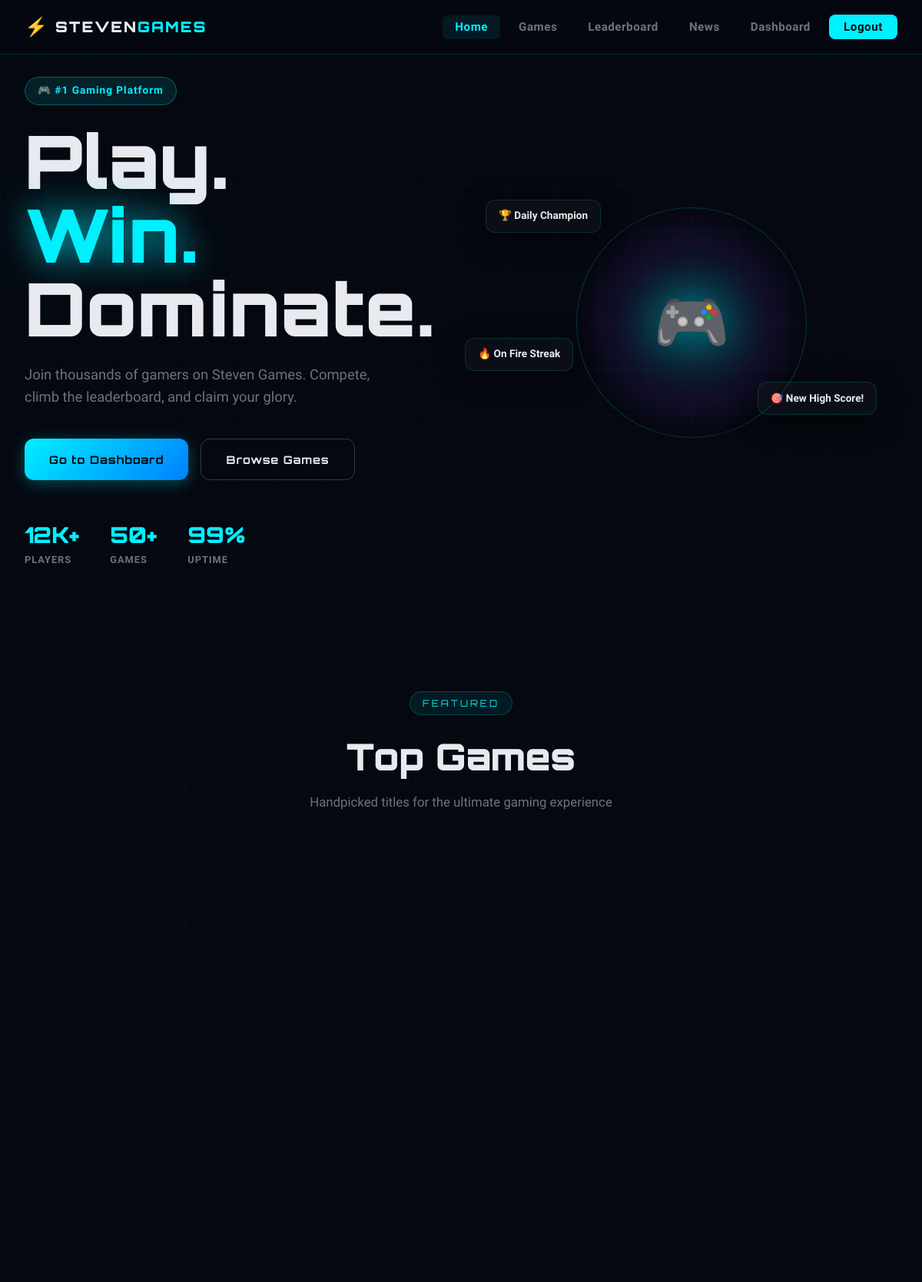
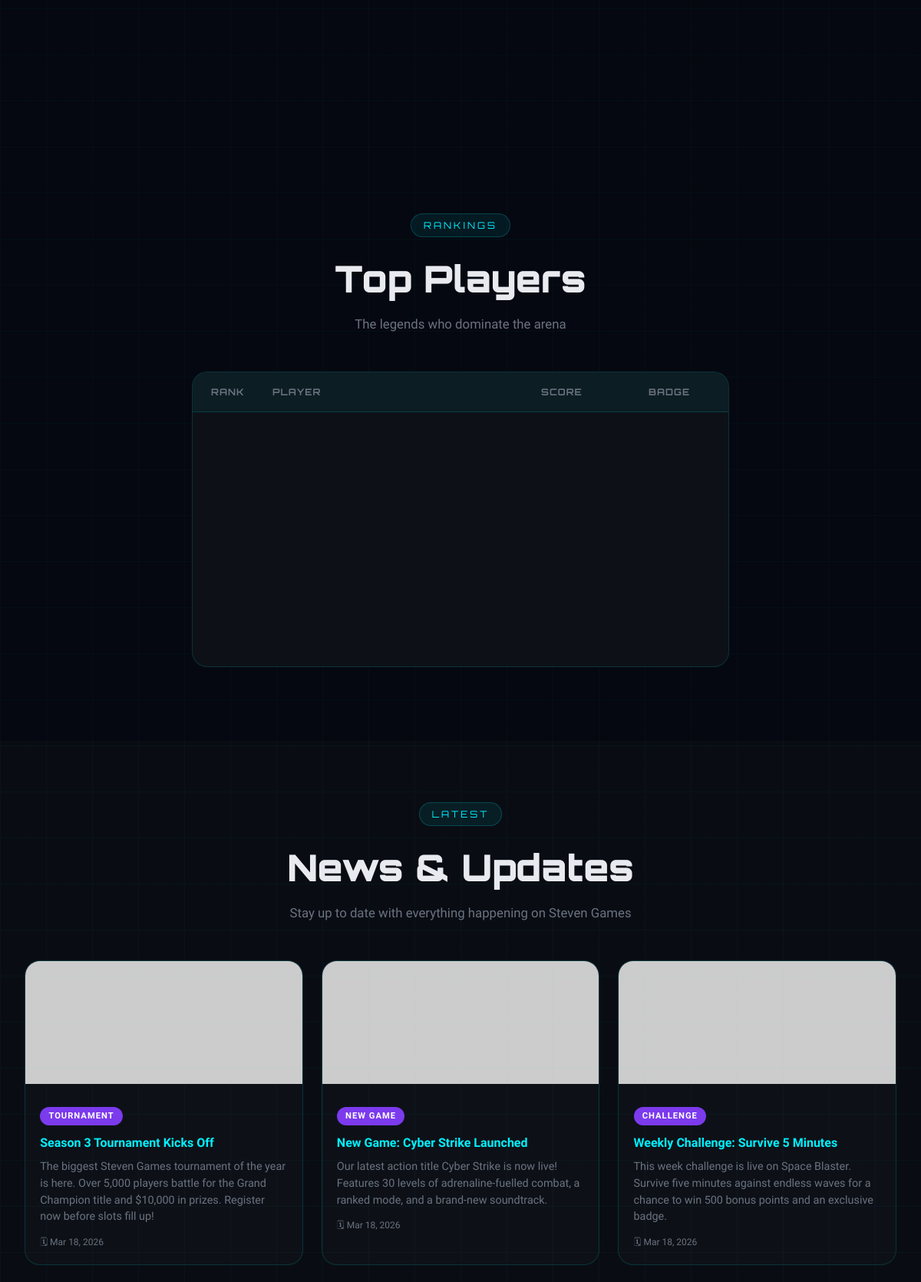
The page / (signed in, upper part) on the database its author committed (2 pictures, top to bottom).
### tables this page shows
CREATE TABLE `tbl_content` (
  `id`          int(11)      NOT NULL AUTO_INCREMENT,
  `title`       varchar(150) NOT NULL,
  `description` text         NOT NULL,
  `image_url`   varchar(300) NOT NULL DEFAULT 'https://placehold.co/400x220/0d1117/00f0ff?text=StevenGames',
  `category`    varchar(60)  NOT NULL DEFAULT 'News',
  `status`      enum('published','draft') NOT NULL DEFAULT 'published',
  `created_at`  datetime     NOT NULL DEFAULT current_timestamp(),
  PRIMARY KEY (`id`)
);

### index.php (the view, shortened to what this page needs)
<?php
$logged_in = isset($_SESSION['user_id']);
$db        = getDB();
$content_result = $db->query("SELECT * FROM tbl_content WHERE status = 'published' ORDER BY created_at DESC");
?>
<!DOCTYPE html>
<html lang="en">
<head>
  <link rel="stylesheet" href="css/style.css">
</head>
<body>
<div class="bg-grid"></div>
<div class="particles" id="particles"></div>
<nav class="navbar">
  <div class="nav-inner">
    <a href="index.php" class="logo">
      <span class="logo-icon">⚡</span>
      <span class="logo-text">STEVEN<span class="logo-accent">GAMES</span></span>
    </a>
    <ul class="nav-links">
      <li><a href="index.php" class="active">Home</a></li>
      <li><a href="#games">Games</a></li>
      <li><a href="#leaderboard">Leaderboard</a></li>
      <li><a href="#news">News</a></li>
      <?php if ($logged_in): ?>
        <li><a href="dashboard.php">Dashboard</a></li>
        <li><a href="logout.php" class="btn-nav">Logout</a></li>
      <?php else: ?>
        <li><a href="login.php" class="btn-nav">Login</a></li>
        <li><a href="register.php" class="btn-nav btn-nav-outline">Sign Up</a></li>
      <?php endif; ?>
    </ul>
  </div>
</nav>
<section class="hero">
  <div class="hero-content">
    <div class="hero-badge">🎮 #1 Gaming Platform</div>
    <h1 class="hero-title">Play.<br><span class="glow-text">Win.</span><br>Dominate.</h1>
    <p class="hero-sub">Join thousands of gamers on Steven Games. Compete, climb the leaderboard, and claim your glory.</p>
    <div class="hero-btns">
      <?php if (!$logged_in): ?>
        <a href="register.php" class="btn-primary">Start Playing Free</a>
        <a href="login.php"    class="btn-ghost">Sign In</a>
      <?php else: ?>
        <a href="dashboard.php" class="btn-primary">Go to Dashboard</a>
        <a href="#games"        class="btn-ghost">Browse Games</a>
      <?php endif; ?>
    </div>
    <div class="hero-stats">
      <div class="stat"><span class="stat-num">12K+</span><span class="stat-label">Players</span></div>
      <div class="stat"><span class="stat-num">50+</span> <span class="stat-label">Games</span></div>
      <div class="stat"><span class="stat-num">99%</span> <span class="stat-label">Uptime</span></div>
    </div>
  </div>
  <div class="hero-visual">
    <div class="floating-card card1">🏆 Daily Champion</div>
    <div class="floating-card card2">🎯 New High Score!</div>
    <div class="floating-card card3">🔥 On Fire Streak</div>
    <div class="hero-orb"></div>
  </div>
</section>
<section class="games-section" id="games">
  <div class="section-header">
    <span class="section-tag">FEATURED</span>
    <h2>Top Games</h2>
    <p>Handpicked titles for the ultimate gaming experience</p>
  </div>
  <div class="games-grid">
  </div>
</section>
<section class="leaderboard-section" id="leaderboard">
  <div class="section-header">
    <span class="section-tag">RANKINGS</span>
    <h2>Top Players</h2>
    <p>The legends who dominate the arena</p>
  </div>
  <div class="leaderboard-table">
    <div class="lb-header">
      <span>Rank</span><span>Player</span><span>Score</span><span>Badge</span>
    </div>
  </div>
</section>
<section id="news" style="background:rgba(13,17,23,.6);padding:5rem 0">
  <div class="content-section" style="padding:0 2rem">
    <div class="section-header">
      <span class="section-tag">LATEST</span>
      <h2>News &amp; Updates</h2>
      <p>Stay up to date with everything happening on Steven Games</p>
    </div>
    <?php if ($content_result && $content_result->num_rows > 0): ?>
      <div class="content-grid">
        <?php while ($item = $content_result->fetch_assoc()): ?>
        <div class="content-card">
          <img src="<?= htmlspecialchars($item['image_url']) ?>"
               alt="<?= htmlspecialchars($item['title']) ?>"
               onerror="this.src='https://placehold.co/400x160/0d1117/00f0ff?text=No+Image'">
          <div class="content-card-body">
            <span class="content-cat"><?= htmlspecialchars($item['category']) ?></span>
            <h3><?= htmlspecialchars($item['title']) ?></h3>
            <p><?= htmlspecialchars($item['description']) ?></p>
            <div class="content-date">
              🗓 <?= date('M j, Y', strtotime($item['created_at'])) ?>
            </div>
          </div>
        </div>
        <?php endwhile; ?>
      </div>
    <?php endif; ?>
  </div>
</section>
</body>
</html>

### index.php (style rules this page uses)
.content-section { padding: 5rem 2rem; max-width: 1200px; margin: 0 auto; }
.content-grid { display: grid; grid-template-columns: repeat(auto-fill, minmax(280px, 1fr)); gap: 1.5rem; margin-top: 2rem; }
.content-card { background: var(--bg-card); border: 1px solid var(--border); border-radius: var(--radius-lg); overflow: hidden; transition: transform .3s, box-shadow .3s; }
.content-card img { width: 100%; height: 160px; object-fit: cover; }
.content-card-body { padding: 1.2rem; }
.content-cat { display: inline-block; background: var(--accent3); color: #fff; font-size: .7rem; font-weight: 700; padding: .2rem .7rem; border-radius: 20px; margin-bottom: .6rem; text-transform: uppercase; letter-spacing: 1px; }
.content-card-body h3 { color: var(--accent); font-size: 1rem; margin-bottom: .5rem; }
.content-card-body p { font-size: .9rem; color: var(--text-muted); line-height: 1.5; }
.content-date { font-size: .75rem; color: var(--text-muted); margin-top: .8rem; }

### rows shown on the page
tbl_content: category "TOURNAMENT", title "Season 3 Tournament Kicks Off", description "The biggest Steven Games tournament of the year is here. Over 5,000 players battle for the Grand Champion title and $10,000 in prizes. Register now before slots fill up!", created_at "Mar 18, 2026"
tbl_content: category "NEW GAME", title "New Game: Cyber Strike Launched", description "Our latest action title Cyber Strike is now live! Features 30 levels of adrenaline-fuelled combat, a ranked mode, and a brand-new soundtrack.", created_at "Mar 18, 2026"
tbl_content: category "CHALLENGE", title "Weekly Challenge: Survive 5 Minutes", description "This week challenge is live on Space Blaster. Survive five minutes against endless waves for a chance to win 500 bonus points and an exclusive badge.", created_at "Mar 18, 2026"
